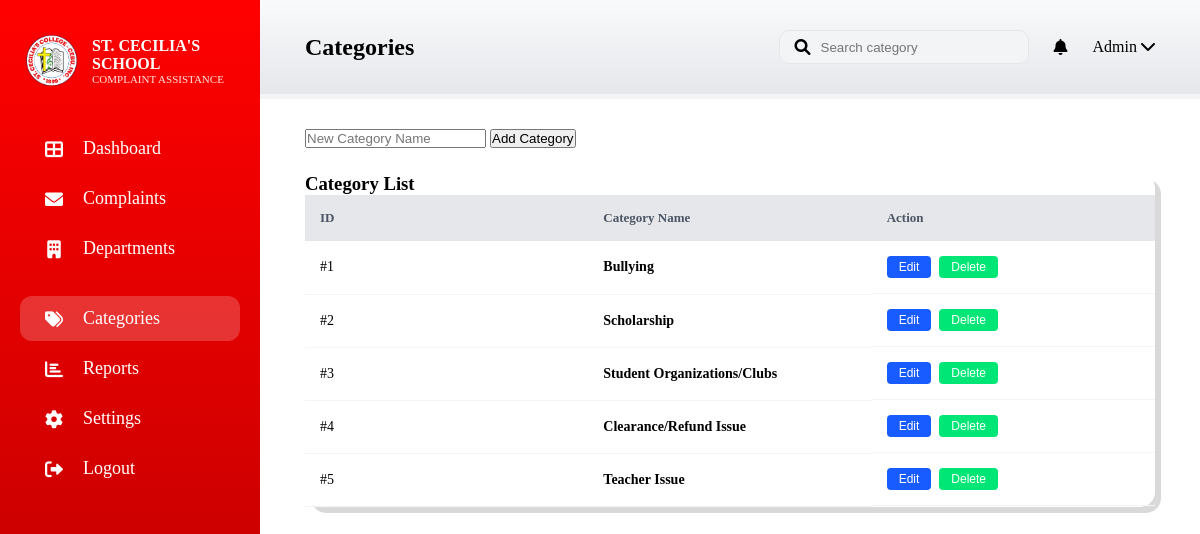
Page /admin/categories (signed in) on the committed database.
### app.py (models this page shows)
class Complaint(db.Model):
    id = db.Column(db.Integer, primary_key=True)
    student_id = db.Column(db.String(50)) # <--- Kini ang gi-erroran
    student_name = db.Column(db.String(100))
    category = db.Column(db.String(50))
    department = db.Column(db.String(100))
    description = db.Column(db.Text)
    admin_remarks = db.Column(db.Text, nullable=True)
    status = db.Column(db.String(20), default='Pending')
    date_posted = db.Column(db.String(20))
    image_file = db.Column(db.String(100), nullable=True)
    last_updated = db.Column(db.String(100), nullable=True)

### app.py (the view)
@app.route('/admin/categories')
def admin_categories():
    allowed_roles = ['staff', 'Guidance', 'DeptHead']
    if session.get('user_role') not in allowed_roles:
        return redirect(url_for('login'))
    categories = db.session.query(Complaint.category).distinct().all()
    categories = [c[0] for c in categories if c[0] is not None]
    return render_template('admin_categories.html', categories=categories)

### templates/admin_categories.html (shortened to what this page needs)
<!DOCTYPE html>
<html lang="en">
<head>
    <link rel="stylesheet" href="{{ url_for('static', filename='style.css') }}">
    <link rel="stylesheet" href="https://cdnjs.cloudflare.com/ajax/libs/font-awesome/6.0.0/css/all.min.css">
</head>
<body class="admin-page">
    <div class="dashboard-wrapper">
        <aside class="sidebar">
                    <div class="sidebar-header">
                        <img src="{{ url_for('static', filename='images/logo.png') }}" class="logo">
                        <div class="brand">
                            <h3>ST. CECILIA'S SCHOOL</h3>
                            <p>COMPLAINT ASSISTANCE</p>
                        </div>
                    </div>
            <nav class="nav-menu">
                <ul>
                    <li>
                        <a href="{{ url_for('admin_dashboard_route') }}">
                            <i class="fas fa-th-large"></i>
                            <span>Dashboard</span>
                        </a>
                    </li>
                    <li>
                        <a href="{{ url_for('admin_complaints') }}">
                            <i class="fas fa-envelope"></i>
                            <span>Complaints</span>
                        </a>
                    </li>
                    <li class="nav-item-dropdown">
                        <div class="dropdown-btn" onclick="toggleDeptDropdown(event)">
                            <i class="fas fa-building"></i>
                            <span>Departments</span>
                        </div>
                    </li>
                    <li class="active">
                        <a href="{{ url_for('admin_categories') }}">
                            <i class="fas fa-tags"></i>
                            <span>Categories</span>
                        </a>
                    </li>
                    <li>
                        <a href="#">
                            <i class="fas fa-chart-bar"></i>
                            <span>Reports</span>
                        </a>
                    </li>
                    <li>
                        <a href="{{ url_for('admin_settings') }}">
                            <i class="fas fa-cog"></i>
                            <span>Settings</span>
                        </a>
                    </li>
                    <li class="logout">
                        <a href="{{ url_for('logout') }}">
                            <i class="fas fa-sign-out-alt"></i>
                            <span>Logout</span>
                        </a>
                    </li>
                </ul>
            </nav>
        </aside>
<main class="main-panel">
    <header class="top-header">
        <div class="header-left">
            <h2>Categories</h2>
        </div>
        <div class="header-right">
            <div class="search-bar">
                <i class="fa-solid fa-search"></i>
                <input type="text" placeholder="Search category">
            </div>
            <i class="fa-solid fa-bell notification-bell"></i>
            <div class="user-profile-header">
                <span>Admin <i class="fa-solid fa-chevron-down"></i></span>
            </div>
        </div>
    </header>
    <div class="dashboard-content-wrapper">
        <div class="filters-container">
            <input type="text" placeholder="New Category Name" class="filter-date">
            <button class="btn-filter-action">Add Category</button>
        </div>
        <div class="table-container">
            <div class="table-header-title">
                <h3>Category List</h3>
            </div>
            <table>
                <thead>
                    <tr>
                        <th>ID</th>
                        <th>Category Name</th>
                        <th>Action</th>
                    </tr>
                </thead>
                <tbody>
                    {% for category in categories %}
                    <tr>
                        <td>#{{ loop.index }}</td>
                        <td><strong>{{ category }}</strong></td>
                        <td class="action-buttons">
                            <button class="btn-table-view">Edit</button>
                            <button class="btn-table-resolve">Delete</button>
                        </td>
                    </tr>
                    {% else %}
                    <tr>
                        <td colspan="3" style="text-align:center;">No categories found</td>
                    </tr>
                    {% endfor %}
                </tbody>
            </table>
        </div>
    </div>
</main>
    </div>
</body>
</html>

### static/style.css (style rules this page uses)
* { margin: 0; padding: 0; box-sizing: border-box; }
body, html { margin: 0; padding: 0; width: 100%; overflow-x: auto; }
:root { --vibrant-red: #FF3131; --soft-white: #FFFFFF; --primary-red: #FF3131; --bg-light: #F8F9FA; --text-dark: #333; --sidebar-width: 260px; --shadow: 0 4px 20px rgba(0,0,0,0.05); }
.search-bar input { border: none; background: transparent; outline: none; margin-left: 10px; width: 100%; }
.sidebar { width: var(--sidebar-width); background: linear-gradient(to bottom, #FF0000, #B50000); color: white; padding: 30px 20px; display: flex; flex-direction: column; position: fixed; top: 0; left: 0; height: 100vh; z-index: 1000; }
.sidebar-header { display: flex; align-items: center; gap: 12px; margin-bottom: 15px; }
.sidebar-header img { width: 60px; height: auto; }
.brand { display: flex; flex-direction: column; }
.brand h3 { font-size: 16px; font-weight: 700; }
.brand p { font-size: 11px; font-weight: 200; opacity: 0.9; }
.nav-menu ul { list-style: none; padding: 0; margin-top: 20px; width: 100%; display: flex; flex-direction: column; }
.nav-menu li { width: 100%; margin-bottom: 5px; }
.nav-menu li a, .nav-item-dropdown .dropdown-btn { display: flex !important; align-items: center !important; cursor: pointer; gap: 15px; width: 100%; padding: 12px 20px; color: #fff; text-decoration: none; border-radius: 12px; font-size: 18px; font-weight: 500; box-sizing: border-box; transition: 0.3s ease; }
.nav-menu li i { width: 28px; font-size: 18px; text-align: center; flex-shrink: 0; }
.nav-menu li a:hover, .nav-menu li.active a, .nav-item-dropdown .dropdown-btn:hover { background: rgba(255, 255, 255, 0.2); }
.nav-item-dropdown { width: 100%; }
.logout { margin-top: auto; margin-bottom: 30px; }
.stat-card, .table-container { background: white !important; border-radius: 15px !important; box-shadow: 6px 6px 0px rgba(0, 0, 0, 0.15) !important; transition: transform 0.2s ease, box-shadow 0.2s ease; }
table { width: 100% !important; border-collapse: collapse !important; table-layout: fixed; }
thead tr { background-color: #E5E7EB !important; }
th { padding: 15px !important; text-align: left !important; color: #4B5563 !important; font-size: 13px !important; font-weight: 600 !important; }
td { padding: 15px !important; border-bottom: 1px solid #F3F4F6 !important; font-size: 14px !important; word-wrap: break-word; }
.action-buttons { display: flex; gap: 8px; align-items: center; }
.btn-table-view { background-color: #185BFF !important; color: white !important; border: none !important; padding: 4px 12px !important; border-radius: 4px !important; cursor: pointer; font-size: 12px !important; font-weight: 500 !important; text-decoration: none !important; display: inline-block; transition: background-color 0.3s ease; }
.btn-table-resolve { background-color: #00E676 !important; color: white !important; border: none !important; padding: 4px 12px !important; border-radius: 4px !important; cursor: pointer; font-size: 12px !important; font-weight: 500 !important; transition: background-color 0.3s ease; }
.main-panel { margin-left: var(--sidebar-width); flex: 1; padding: 0; position: relative; z-index: 1; }
.top-header { background-color: white; display: flex; justify-content: space-between; align-items: center; width: 100%; margin: 0; padding: 30px 45px; box-sizing: border-box; border-bottom: 5px solid #F3F4F6; background: linear-gradient(to bottom, #f9fafb 0%, #e5e7eb 100%); position: relative; top: 0; }
.header-right { display: flex; align-items: center; gap: 25px; }
.search-bar { display: flex; align-items: center; background-color: #F3F4F6; padding: 8px 15px; border-radius: 10px; border: 1px solid #E5E7EB; width: 250px; }
.dashboard-content-wrapper { padding: 30px 45px !important; display: flex; flex-direction: column; justify-content: space-around; gap: 25px; width: 100%; box-sizing: border-box; }

### rows in the picture
Complaint: category "Scholarship"
Complaint: category "Student Organizations/Clubs"
Complaint: category "Clearance/Refund Issue"
Complaint: category "Teacher Issue"

### other values in the picture
{{ category }} "Bullying"
